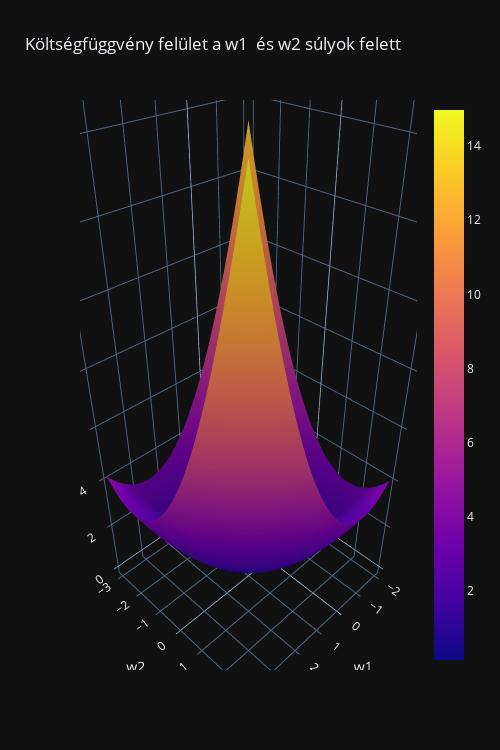

The code cell stored with this chart in its notebook:
### Markdown cell above
A szemléltetés érdekében érdemes megvizsgálni a költségfüggvény alakját egy nagyobb intervallumon. Ehhez hozzunk létre egy-egy vektort a $w_1$ és $w_2$ súlyoknak ($w_0$ vegyük fixnek a gradiens módszerrel meghatározott értéken)és minden értékpárra számoljuk ki a költségfüggvény értékét. Így kaphatunk egy képet, milyen felületen kerestük az optimumot és hol találtuk azt meg.

### Code cell
# Bementei tartomány definiálása
w1 = np.linspace(-2,4,100)
w2 = np.linspace(-3,3,100)
C = np.zeros((w1.size,w2.size))

# Költségfüggvény számítáas a bemeneti tartomány felett
for i in range(w1.size):
    for j in range(w2.size):
        t=np.array([W[0,0],w1[i],w2[j]]).reshape(3,1)
        C[[i],[j]]= costMSE(X,Y,t)

# Ábrázolás Plotly-val
fig = go.Figure()

# A magyarázott változónkat tartalmazó tömböt transzponálnunk kell,
# mivel mátrixok jelőlésénél az első dimenzió (x) a sort jelenti (függőleges irány)
# azonban ábrázolásnál az első koordináta (x tengely) a vízszintes irányhoz tatozik.
fig.add_trace(go.Surface(x=w1, y=w2, z=C.T))

#Plot formázása
fig.update_layout(
    title = "Költségfüggvény felület a w1  és w2 súlyok felett",
    scene = dict(
        xaxis_title = 'w1',
        yaxis_title = "w2",
        zaxis_title = "C (MSE)"),
    template=styleTemplate,
    width=500,
    height=750)

# Megjelenítés
fig.show()

### Figure 1 — Plotly figure (JSON) as saved in the notebook; plotly's stock layout.template omitted (floating-point values rounded to 4 significant figures; data arrays with more than 128 entries replaced by an {"elided": "..."} marker saying what was removed)
{"data": [{"type": "surface", "x": [-2, -1.939, -1.879, -1.818, -1.758, -1.697, -1.636, -1.576, -1.515, -1.455, -1.394, -1.333, -1.273, -1.212, -1.152, -1.091, -1.03, -0.9697, -0.9091, -0.8485, -0.7879, -0.7273, -0.6667, -0.6061, -0.5455, -0.4848, -0.4242, -0.3636, -0.303, -0.2424, -0.1818, -0.1212, -0.06061, 0, 0.06061, 0.1212, 0.1818, 0.2424, 0.303, 0.3636, 0.4242, 0.4848, 0.5455, 0.6061, 0.6667, 0.7273, 0.7879, 0.8485, 0.9091, 0.9697, 1.03, 1.091, 1.152, 1.212, 1.273, 1.333, 1.394, 1.455, 1.515, 1.576, 1.636, 1.697, 1.758, 1.818, 1.879, 1.939, 2, 2.061, 2.121, 2.182, 2.242, 2.303, 2.364, 2.424, 2.485, 2.545, 2.606, 2.667, 2.727, 2.788, 2.848, 2.909, 2.97, 3.03, 3.091, 3.152, 3.212, 3.273, 3.333, 3.394, 3.455, 3.515, 3.576, 3.636, 3.697, 3.758, 3.818, 3.879, 3.939, 4], "y": [-3, -2.939, -2.879, -2.818, -2.758, -2.697, -2.636, -2.576, -2.515, -2.455, -2.394, -2.333, -2.273, -2.212, -2.152, -2.091, -2.03, -1.97, -1.909, -1.848, -1.788, -1.727, -1.667, -1.606, -1.545, -1.485, -1.424, -1.364, -1.303, -1.242, -1.182, -1.121, -1.061, -1, -0.9394, -0.8788, -0.8182, -0.7576, -0.697, -0.6364, -0.5758, -0.5152, -0.4545, -0.3939, -0.3333, -0.2727, -0.2121, -0.1515, -0.09091, -0.0303, 0.0303, 0.09091, 0.1515, 0.2121, 0.2727, 0.3333, 0.3939, 0.4545, 0.5152, 0.5758, 0.6364, 0.697, 0.7576, 0.8182, 0.8788, 0.9394, 1, 1.061, 1.121, 1.182, 1.242, 1.303, 1.364, 1.424, 1.485, 1.545, 1.606, 1.667, 1.727, 1.788, 1.848, 1.909, 1.97, 2.03, 2.091, 2.152, 2.212, 2.273, 2.333, 2.394, 2.455, 2.515, 2.576, 2.636, 2.697, 2.758, 2.818, 2.879, 2.939, 3], "z": {"elided": "100x100 float values"}}], "layout": {"height": 750, "scene": {"xaxis": {"title": {"text": "w1"}}, "yaxis": {"title": {"text": "w2"}}, "zaxis": {"title": {"text": "C (MSE)"}}}, "title": {"text": "Költségfüggvény felület a w1  és w2 súlyok felett"}, "width": 500}}
